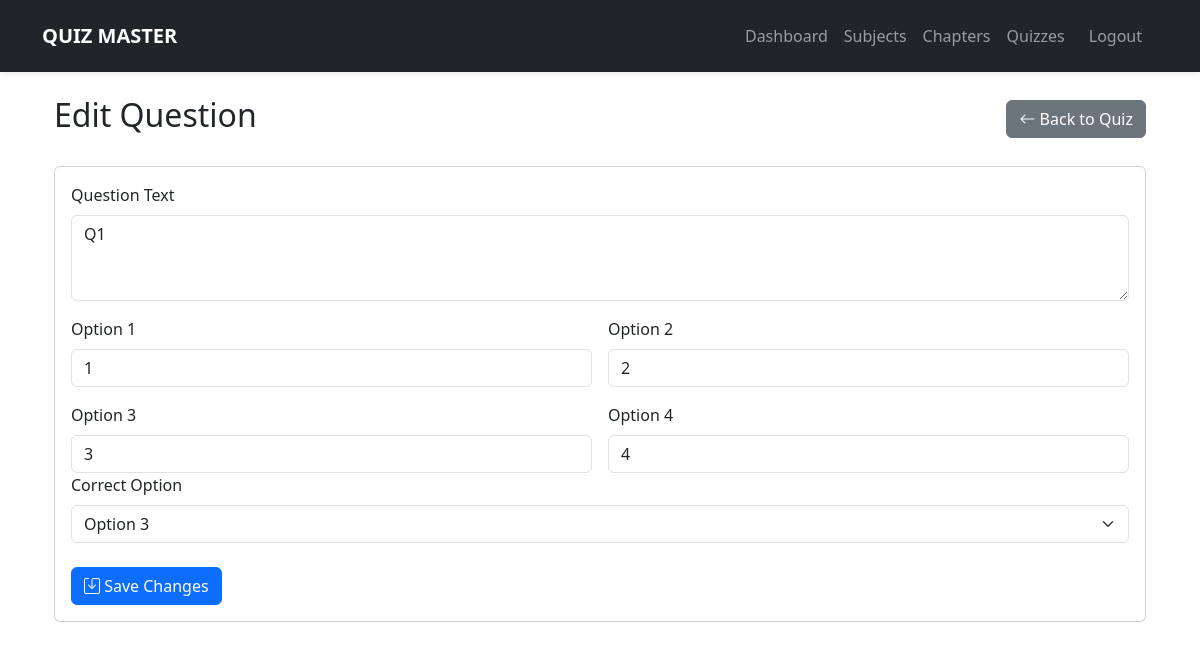
Screenshot of /admin/questions/edit/1 (signed in) with the database file from the repository.
### models.py (models this page shows)
class Question(db.Model):
    id = db.Column(db.Integer, primary_key=True)
    text = db.Column(db.Text, nullable=False)
    option1 = db.Column(db.String(200))
    option2 = db.Column(db.String(200))
    option3 = db.Column(db.String(200))
    option4 = db.Column(db.String(200))
    correct_option = db.Column(db.Integer)
    quiz_id = db.Column(db.Integer, db.ForeignKey('quiz.id'))
    created_at = db.Column(db.DateTime, default=datetime.utcnow)

### app.py (the view, shortened to what this page needs)
@app.route('/admin/questions/edit/<int:question_id>', methods=['GET', 'POST'])
@login_required
def edit_question(question_id):
    if not current_user.is_admin:
        abort(403)
    question = Question.query.get_or_404(question_id)
    form = QuestionForm(obj=question)
    return render_template('admin/edit_question.html',
                         form=form,
                         question=question)

### forms.py
class QuestionForm(FlaskForm):
    text = TextAreaField('Question Text', validators=[DataRequired()])
    option1 = StringField('Option 1', validators=[DataRequired()])
    option2 = StringField('Option 2', validators=[DataRequired()])
    option3 = StringField('Option 3')
    option4 = StringField('Option 4')
    correct_option = SelectField('Correct Option', choices=[
        (1, 'Option 1'),
        (2, 'Option 2'),
        (3, 'Option 3'),
        (4, 'Option 4')
    ], coerce=int, validators=[DataRequired()])
    submit = SubmitField('Save Question')

### app.py (called while the page is built)
@login_manager.user_loader
def load_user(user_id):
    return User.query.get(int(user_id))

### templates/admin/edit_question.html (shortened to what this page needs)
{% extends "base.html" %}
{% block content %}
<div class="container-fluid">
    <div class="d-flex justify-content-between align-items-center mb-4">
        <h2>Edit Question</h2>
        <a href="{{ url_for('edit_quiz', quiz_id=question.quiz_id) }}"
           class="btn btn-secondary">
            <i class="bi bi-arrow-left"></i> Back to Quiz
        </a>
    </div>
    <div class="card">
        <div class="card-body">
            <form method="POST">
                <div class="mb-3">
                    {{ form.text.label(class="form-label") }}
                    {{ form.text(class="form-control", rows=3) }}
                </div>
                <div class="row g-3">
                    <div class="col-md-6">
                        {{ form.option1.label(class="form-label") }}
                        {{ form.option1(class="form-control") }}
                    </div>
                    <div class="col-md-6">
                        {{ form.option2.label(class="form-label") }}
                        {{ form.option2(class="form-control") }}
                    </div>
                    <div class="col-md-6">
                        {{ form.option3.label(class="form-label") }}
                        {{ form.option3(class="form-control") }}
                    </div>
                    <div class="col-md-6">
                        {{ form.option4.label(class="form-label") }}
                        {{ form.option4(class="form-control") }}
                    </div>
                </div>
                <div class="mb-3">
                    {{ form.correct_option.label(class="form-label") }}
                    {{ form.correct_option(class="form-select") }}
                </div>
                <div class="mt-4">
                    <button type="submit" class="btn btn-primary">
                        <i class="bi bi-save"></i> Save Changes
                    </button>
                </div>
            </form>
        </div>
    </div>
</div>
{% endblock %}

### rows the page displays
Question: text "Q1", option1 "1", option2 "2", option3 "3", option4 "4", correct_option "Option 3"
